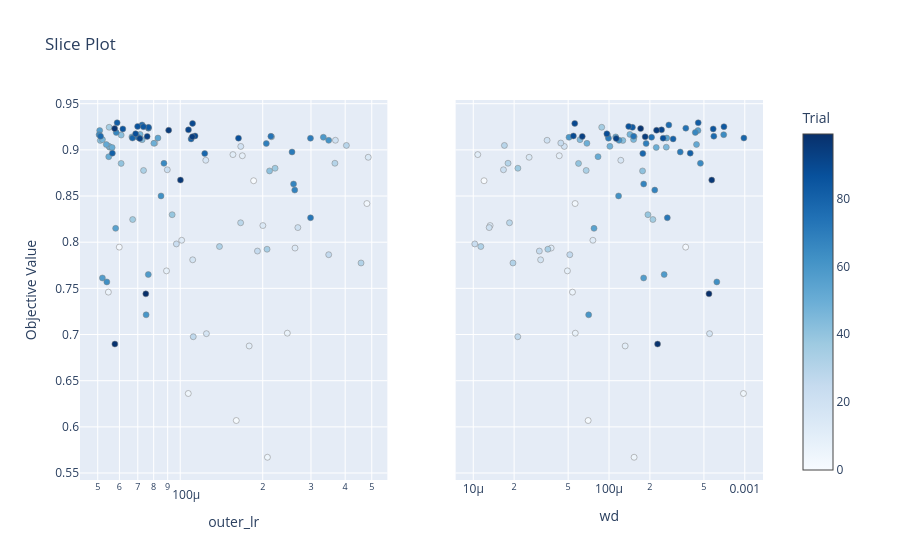

The cell this chart's notebook holds for it:
### Code cell
fig_slice = plot_slice(study, params=params_to_plot_OPT)
fig_slice.show()
